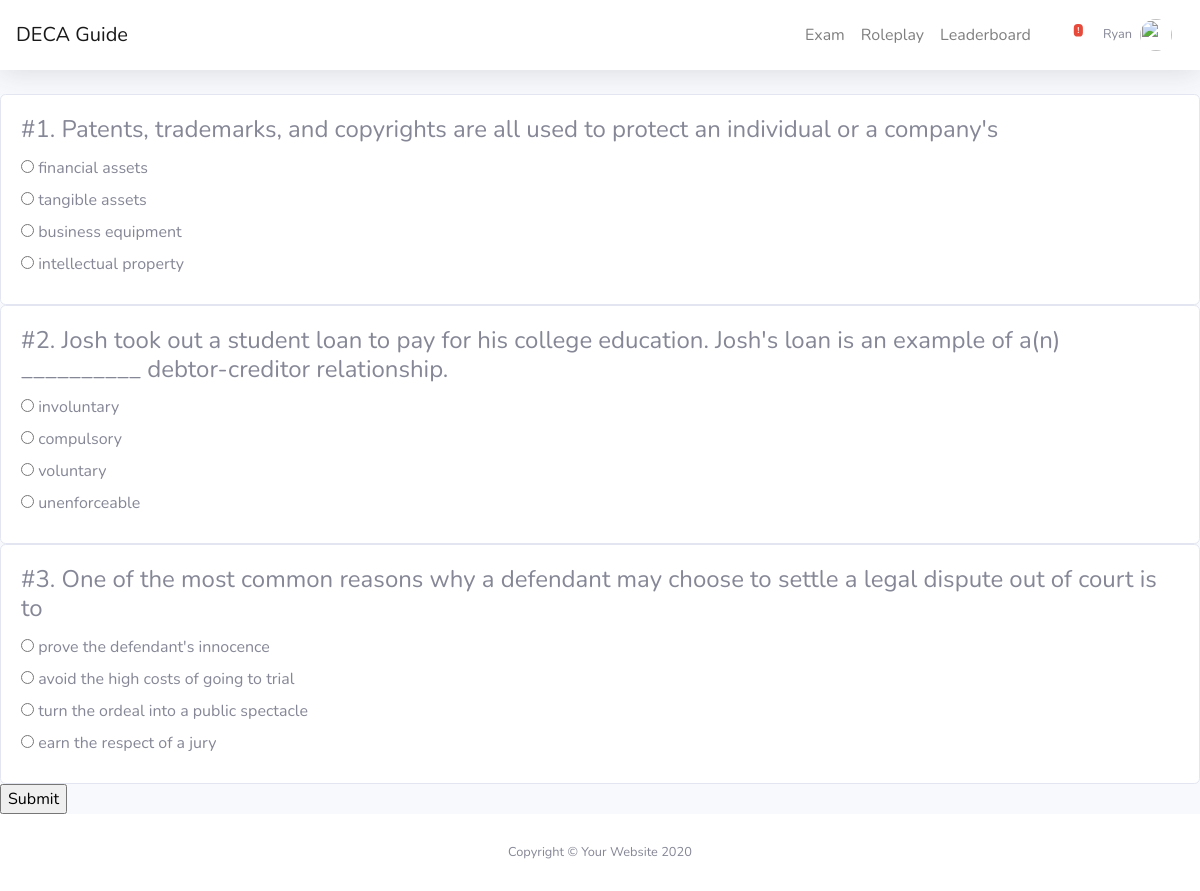
Screenshot of /exam/2019/ (signed in) with the database file from the repository.
### quiz/models.py (models this page shows, shortened)
class Question(models.Model):
    question_text = models.CharField(max_length=500)
    question_explanation = models.TextField(default="N/A")
    exam = models.ForeignKey(Exam, on_delete=models.CASCADE)
    instructional_area = models.ForeignKey(InstructionalArea, null=True, on_delete=models.SET_NULL)

class Choice(models.Model):
    question = models.ForeignKey(Question, on_delete=models.CASCADE)
    choice_text = models.CharField(max_length=250)
    is_correct = models.BooleanField()

### quiz/views.py (the view)
# urls.py: path('exam/', include('quiz.urls')),
@login_required(login_url='accounts:login')
def exam(request, num):
    if request.method == 'POST':
        exam = Exam.objects.get(exam_number=num)
        questions = Question.objects.filter(exam=exam)
        user_exam = UserExam.objects.filter(exam=exam, user=request.user).order_by('-date').first()
        answers = UserAnswer.objects.filter(user_exam=user_exam)
        score = 0
        num_answered = 0
        for question in questions:
            if str(question.pk) in request.POST:
                try:
                    answer = answers.get(question=question)
                    answer.choice = Choice.objects.get(pk=int(request.POST[str(question.pk)]))
                except UserAnswer.DoesNotExist:
                    answer = UserAnswer(user_exam=user_exam,question=question, choice=Choice.objects.get(pk=int(request.POST[str(question.pk)])))
                finally:
                    answer.save()
                if answer.choice.is_correct:
                    score += 1
                num_answered += 1
        if num_answered == questions.count():
            user_exam.is_finished = True
            user_exam.score = score
            user_exam.date = timezone.now()
            user_exam.save()
            return redirect('quiz:results', num=exam.exam_number)
        return redirect('quiz:quiz')
    else:
        context = {}
        context['Exam'] = Exam.objects.get(exam_number=num)
        userExam = UserExam.objects.filter(exam=context['Exam'], user=request.user).order_by('-date').first()
        if userExam is None or userExam.is_finished:
            userExam = UserExam.objects.create(exam=context['Exam'], user=request.user)
        filled = {}
        answers = UserAnswer.objects.filter(user_exam=userExam)
        for question in Question.objects.filter(exam=context['Exam']):
            try:
                filled[question] = answers.get(question=question).choice
            except UserAnswer.DoesNotExist:
                filled[question] = None
        context['filled'] = filled
        return render(request, 'quiz/exam.html', context)

### quiz/templates/quiz/exam.html (shortened to what this page needs)
{% extends "base.html" %}
{% block content %}
<form action="" method="POST">
    {% for question, answer in filled.items %}
        <div class="card">
            <div class="card-body">
                <h4 class="card-title">#{{forloop.counter}}. {{question.question_text}}</h4>
                {% for choice in question.choice_set.all %}
                    {% if choice == answer %}
                        <input type="radio" name="{{question.id}}" id="{{choice.id}}" value="{{choice.id}}" checked>
                    {% else %}
                        <input type="radio" name="{{question.id}}" id="{{choice.id}}" value="{{choice.id}}">
                    {% endif %}
                    <label for="{{choice.id}}">{{choice.choice_text}}</label><br>
                {% endfor %}
            </div>
        </div>
    {% endfor %}
    <input type="submit" value="Submit">
</form>
{% endblock %}

### accounts/templates/base.html (shortened to what this page needs)
{% load static %}
<!DOCTYPE html>
<html lang="en">
<head>
    <link href="{% static 'accounts/vendor/fontawesome-free/css/all.min.css' %}" rel="stylesheet" type="text/css">
    <link href="{% static 'accounts/css/sb-admin-2.min.css' %}" rel="stylesheet">
</head>
<body id="page-top">
    <div id="wrapper">
        <div id="content-wrapper" class="d-flex flex-column">
            <div id="content">
                <nav class="navbar navbar-expand navbar-light bg-white topbar mb-4 static-top shadow">
                    <a class="navbar-brand" href="{% url 'accounts:index' %}">DECA Guide</a>
                    <ul class="navbar-nav ml-auto">
                        <li class="navbar-nav align-items-center">
                            <a href="{% url 'quiz:quiz' %}" class="nav-link">Exam</a>
                        </li>
                        <li class="navbar-nav align-items-center">
                            <a href="{% url 'roleplay' %}" class="nav-link">Roleplay</a>
                        </li>
                        <li class="navbar-nav align-items-center">
                          <a href="{% url 'leaderboard' %}" class="nav-link">Leaderboard</a>
                        </li>
                        <li class="nav-item dropdown no-arrow mx-1">
                            <a class="nav-link dropdown-toggle" href="#" id="alertsDropdown" role="button"
                                data-toggle="dropdown" aria-haspopup="true" aria-expanded="false">
                                <i class="fas fa-bell fa-fw"></i>
                                <span class="badge badge-danger badge-counter">!</span>
                            </a>
                        </li>
                        <li class="nav-item dropdown no-arrow">
                            <a class="nav-link dropdown-toggle" href="#" id="userDropdown" role="button"
                                data-toggle="dropdown" aria-haspopup="true" aria-expanded="false">
                                <span class="mr-2 d-none d-lg-inline text-gray-600 small">{{user.username}}</span>
                                <img class="img-profile rounded-circle"
                                    src="{% static 'accounts/img/undraw_profile.svg' %}">
                            </a>
                        </li>
                    </ul>
                </nav>
                {% block content %}
                {% endblock %}
            </div>
            <footer class="sticky-footer bg-white">
                <div class="container my-auto">
                    <div class="copyright text-center my-auto">
                        <span>Copyright &copy; Your Website 2020</span>
                    </div>
                </div>
            </footer>
        </div>
    </div>
</body>
</html>

### rows the page displays
Question: question_text "Patents, trademarks, and copyrights are all used to protect an individual or a company's"
Choice: choice_text "financial assets"
Choice: choice_text "tangible assets"
Choice: choice_text "business equipment"
Choice: choice_text "intellectual property"
Question: question_text "Josh took out a student loan to pay for his college education. Josh's loan is an example of a(n) __________ debtor-creditor relationship."
Choice: choice_text "involuntary"
Choice: choice_text "compulsory"
Choice: choice_text "voluntary"
Choice: choice_text "unenforceable"
Question: question_text "One of the most common reasons why a defendant may choose to settle a legal dispute out of court is to"
Choice: choice_text "prove the defendant's innocence"
Choice: choice_text "avoid the high costs of going to trial"
Choice: choice_text "turn the ordeal into a public spectacle"
Choice: choice_text "earn the respect of a jury"

### other values shown
{{ user.username }} "Ryan"
